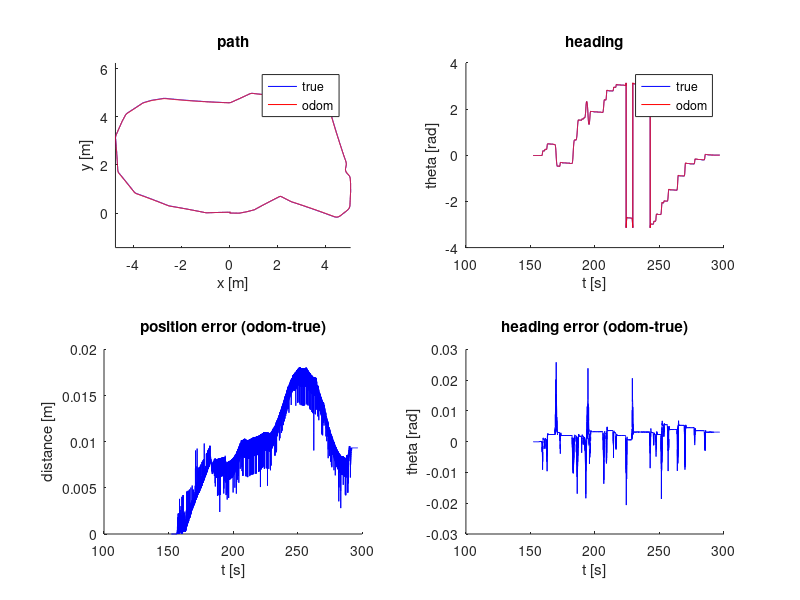
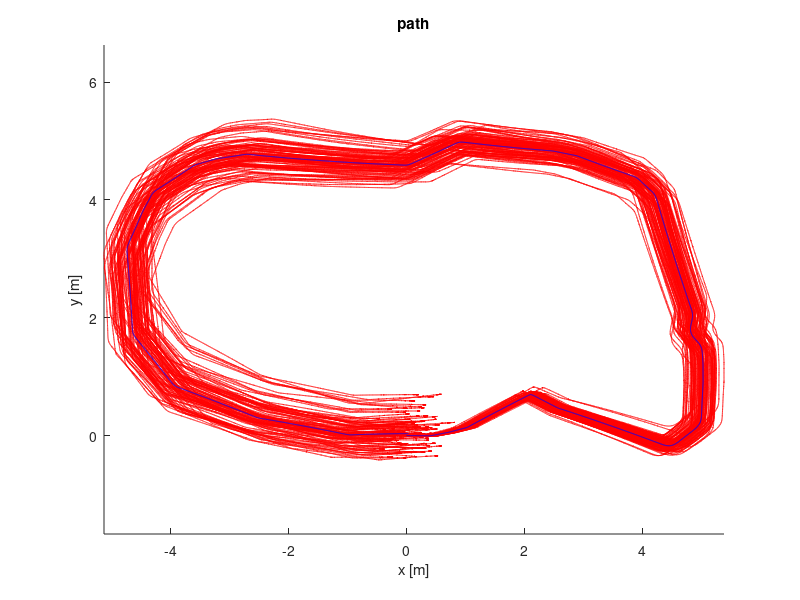

These figures' MATLAB source, in order: (Note: a time limit stopped this script after it produced the figures.)
% ======
% ROB521_assignment2.m
% ======
%
% This assignment will introduce you to the idea of estimating the motion 
% of a mobile robot using wheel odometry, and then also using that wheel
% odometry to make a simple map.  It uses a dataset previously gathered in
% a mobile robot simulation environment called Gazebo. Watch the video,
% 'gazebo.mp4' to visualize what the robot did, what its environment
% looks like, and what its sensor stream looks like.
% 
% There are three questions to complete (5 marks each):
%
%    Question 1: code (noise-free) wheel odometry algorithm
%    Question 2: add noise to data and re-run wheel odometry algorithm
%    Question 3: build a map from ground truth and noisy wheel odometry
%
% Fill in the required sections of this script with your code, run it to
% generate the requested plots, then paste the plots into a short report
% that includes a few comments about what you've observed.  Append your
% version of this script to the report.  Hand in the report as a PDF file.
%
% requires: basic Matlab, 'ROB521_assignment2_gazebo_data.mat'
%
% T D Barfoot, December 2015
%
clear all;

% set random seed for repeatability
rng(1);

% ==========================
% load the dataset from file
% ==========================
%
%    ground truth poses: t_true x_true y_true theta_true
% odometry measurements: t_odom v_odom omega_odom
%           laser scans: t_laser y_laser
%    laser range limits: r_min_laser r_max_laser
%    laser angle limits: phi_min_laser phi_max_laser
%
load ROB521_assignment2_gazebo_data.mat;

% ======================================================
% Question 1: code (noise-free) wheel odometry algorithm
% ======================================================
%
% Write an algorithm to estimate the pose of the robot throughout motion
% using the wheel odometry data (t_odom, v_odom, omega_odom) and assuming
% a differential-drive robot model.  Save your estimate in the variables
% (x_odom y_odom theta_odom) so that the comparison plots can be generated
% below.  See the plot 'ass1_q1_soln.png' for what your results should look
% like.

% variables to store wheel odometry pose estimates
numodom = size(t_odom,1);
x_odom = zeros(numodom,1);
y_odom = zeros(numodom,1);
theta_odom = zeros(numodom,1);

% set the initial wheel odometry pose to ground truth
x_odom(1) = x_true(1);
y_odom(1) = y_true(1);
theta_odom(1) = theta_true(1);

% ------insert your wheel odometry algorithm here-------
for i=2:numodom
    % For each odom measurement, calculate the change in x, y, and theta. Since this is noise-free, the equations are simply based on the numerical integration
    % of the velocities to get the position and heading.
    x_odom(i) = x_odom(i-1) + v_odom(i-1)*cos(theta_odom(i-1))*(t_odom(i)-t_odom(i-1));
    y_odom(i) = y_odom(i-1) + v_odom(i-1)*sin(theta_odom(i-1))*(t_odom(i)-t_odom(i-1));
    theta_odom(i) = theta_odom(i-1) + omega_odom(i-1)*(t_odom(i)-t_odom(i-1));

    % Ensure that the heading is between -pi and pi
    while theta_odom(i) > pi
        theta_odom(i) = theta_odom(i) - 2*pi;
    end
    while theta_odom(i) < -pi
        theta_odom(i) = theta_odom(i) + 2*pi;
    end
end
% ------end of your wheel odometry algorithm-------

% plot the results for verification
figure(1)
clf;

subplot(2,2,1);
hold on;
plot(x_true,y_true,'b');
plot(x_odom, y_odom, 'r');
legend('true', 'odom');
xlabel('x [m]');
ylabel('y [m]');
title('path');
axis equal;

subplot(2,2,2);
hold on;
plot(t_true,theta_true,'b');
plot(t_odom,theta_odom,'r');
legend('true', 'odom');
xlabel('t [s]');
ylabel('theta [rad]');
title('heading');

subplot(2,2,3);
hold on;
pos_err = zeros(numodom,1);
for i=1:numodom
    pos_err(i) = sqrt((x_odom(i)-x_true(i))^2 + (y_odom(i)-y_true(i))^2);
end
plot(t_odom,pos_err,'b');
xlabel('t [s]');
ylabel('distance [m]');
title('position error (odom-true)');

subplot(2,2,4);
hold on;
theta_err = zeros(numodom,1);
for i=1:numodom
    phi = theta_odom(i) - theta_true(i);
    while phi > pi
        phi = phi - 2*pi;
    end
    while phi < -pi
        phi = phi + 2*pi;
    end 
    theta_err(i) = phi;
end
plot(t_odom,theta_err,'b');
xlabel('t [s]');
ylabel('theta [rad]');
title('heading error (odom-true)');
print -dpng ass1_q1.png


% =================================================================
% Question 2: add noise to data and re-run wheel odometry algorithm
% =================================================================
%
% Now we're going to deliberately add some noise to the linear and 
% angular velocities to simulate what real wheel odometry is like.  Copy
% your wheel odometry algorithm from above into the indicated place below
% to see what this does.  The below loops 100 times with different random
% noise.  See the plot 'ass1_q2_soln.pdf' for what your results should look
% like.

% save the original odometry variables for later use
v_odom_noisefree = v_odom;
omega_odom_noisefree = omega_odom;

% set up plot
figure(2);
clf;
hold on;

% loop over random trials
for n=1:100
    
    % add noise to wheel odometry measurements (yes, on purpose to see effect)
    v_odom = v_odom_noisefree + 0.2*randn(numodom,1);
    omega_odom = omega_odom_noisefree + 0.04*randn(numodom,1);
    
    % ------insert your wheel odometry algorithm here-------
    for i=2:numodom
        % For each odom measurement, calculate the change in x, y, and theta. Since this is noise-free, the equations are simply based on the numerical integration
        % of the velocities to get the position and heading.
        x_odom(i) = x_odom(i-1) + v_odom(i-1)*cos(theta_odom(i-1))*(t_odom(i)-t_odom(i-1));
        y_odom(i) = y_odom(i-1) + v_odom(i-1)*sin(theta_odom(i-1))*(t_odom(i)-t_odom(i-1));
        theta_odom(i) = theta_odom(i-1) + omega_odom(i-1)*(t_odom(i)-t_odom(i-1));
    
        % Ensure that the heading is between -pi and pi
        while theta_odom(i) > pi
            theta_odom(i) = theta_odom(i) - 2*pi;
        end
        while theta_odom(i) < -pi
            theta_odom(i) = theta_odom(i) + 2*pi;
        end
    end
    % ------end of your wheel odometry algorithm------- 
    
    % add the results to the plot
    plot(x_odom, y_odom, 'r');
end

% plot ground truth on top and label
plot(x_true,y_true,'b');
xlabel('x [m]');
ylabel('y [m]');
title('path');
axis equal;
print -dpng ass1_q2.png


% ================================================================
% Question 3: build a map from noisy and noise-free wheel odometry
% ================================================================
%
% Now we're going to try to plot all the points from our laser scans in the
% robot's initial reference frame.  This will involve first figuring out
% how to plot the points in the current frame, then transforming them back
% to the initial frame and plotting them.  Do this for both the ground
% truth pose (blue) and also the last noisy odometry that you calculated in 
% Question 2 (red).  At first even the map based on the ground truth may
% not look too good.  This is because the laser timestamps and odometry
% timestamps do not line up perfectly and you'll need to interpolate.  Even
% after this, two additional patches will make your map based on ground
% truth look as crisp as the one in 'ass1_q3_soln.png'.  The first patch is
% to only plot the laser scans if the angular velocity is less than 
% 0.1 rad/s; this is because the timestamp interpolation errors have more
% of an effect when the robot is turning quickly.  The second patch is to
% account for the fact that the origin of the laser scans is about 10 cm
% behind the origin of the robot.  Once your ground truth map looks crisp,
% compare it to the one based on the odometry poses, which should be far
% less crisp, even with the two patches applied.

% set up plot
figure(3);
clf;
hold on;

% precalculate some quantities
npoints = size(y_laser,2);
angles = linspace(phi_min_laser, phi_max_laser,npoints);
cos_angles = cos(angles);
sin_angles = sin(angles);

for n=1:2
    
    if n==1
        % interpolate the noisy odometry at the laser timestamps
        t_interp = linspace(t_odom(1),t_odom(numodom),numodom);
        x_interp = interp1(t_interp,x_odom,t_laser);
        y_interp = interp1(t_interp,y_odom,t_laser);
        theta_interp = interp1(t_interp,theta_odom,t_laser);
        omega_interp = interp1(t_interp,omega_odom,t_laser);
    else
        % interpolate the noise-free odometry at the laser timestamps
        t_interp = linspace(t_true(1),t_true(numodom),numodom);
        x_interp = interp1(t_interp,x_true,t_laser);
        y_interp = interp1(t_interp,y_true,t_laser);
        theta_interp = interp1(t_interp,theta_true,t_laser);
        omega_interp = interp1(t_interp,omega_odom,t_laser);
    end   

    % loop over laser scans
    for i=1:size(t_laser,1)

        % ------insert your point transformation algorithm here------
        
        % Laser scans and noisy odometry are now aligned. We can transform the laser scans into current robot frame based on the fact that the laser is
        % 10 cm behind the robot. We can then transform the points into the initial robot frame.
        % Only plot for low rotational velocities to avoid interpolation errors.
        if abs(omega_interp(i)) < 0.1
            % Transform laser scans into current robot frame
            laser_curr_robo_x = (y_laser(i,:)-0.1).*cos_angles;
            laser_curr_robo_y = (y_laser(i,:)-0.1).*sin_angles;

            % Transform current frame laser scans into initial robot frame (using principle rotation about z-axis)
            laser_initial_robo_x = laser_curr_robo_x.*cos(theta_interp(i)) - laser_curr_robo_y.*sin(theta_interp(i)) + x_interp(i);
            laser_initial_robo_y = laser_curr_robo_x.*sin(theta_interp(i)) + laser_curr_robo_y.*cos(theta_interp(i)) + y_interp(i);

            % Plot the points
            if n==1
                scatter(laser_initial_robo_x, laser_initial_robo_y, 10, 'r', "filled");
            else
                scatter(laser_initial_robo_x, laser_initial_robo_y, 10, 'b', "filled");
            end
        end
        
        % ------end of your point transformation algorithm-------
    end
end

axis equal;
print -dpng ass1_q3.png
